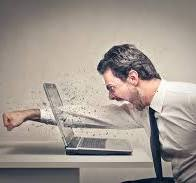
#> input picture Data/f.jpeg, 196 x 183 px, found by its file name
$ jupyter execute 'Pre-Processing Techniques using Scikit.ipynb'   (shell and % lines are left out)
#> lines starting #> are read from the running program, lines starting #| are printed output that depends on the picture
[cell 1]
print("Pre-Processing Techniques using Scikit: \n ML Algorithms/Models ONLY understands numbers, \n therefore there will be need to convert eg text to vectors of numbers ")

[cell 2]
import numpy as np
import pandas as pd
import seaborn as sns; sns.set(color_codes=True)
from mpl_toolkits.mplot3d import Axes3D
import matplotlib.pyplot as plt

### 1. StandardScaler
- The StandardScaler assumes your data is normally distributed within each feature and will scale them such that the distribution is now centred around 0, with a standard deviation of
- Calculate - Subtract mean of column & div by standard deviation
- If data is not normally distributed, this is not the best scaler to use.

[cell 3]
#Generating normally distributed data

df = pd.DataFrame({
    'x1': np.random.normal(0, 2, 10000),
    'x2': np.random.normal(5, 3, 10000),
    'x3': np.random.normal(-5, 5, 10000)
})

[cell 4]
# plotting data - although in different scale

df.plot.kde()
plt.show()
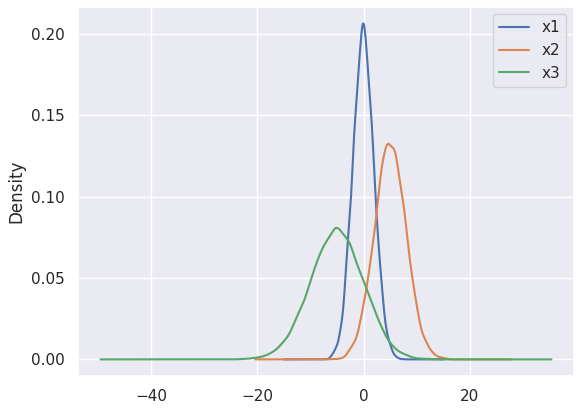
#> figure drawn by matplotlib, 1 panel; curve peaks at x = -0.0441, y = 0.206; curve peaks at x = 4.67, y = 0.132; curve peaks at x = -5.07, y = 0.0808

[cell 5]
from sklearn.preprocessing import StandardScaler
standardscaler = StandardScaler()

#Plots data of different scale to same scale data

[cell 6]
data_tf = standardscaler.fit_transform(df)

[cell 7]
df = pd.DataFrame(data_tf, columns=['x1','x2','x3'])

[cell 8]
df.plot.kde()
plt.show()
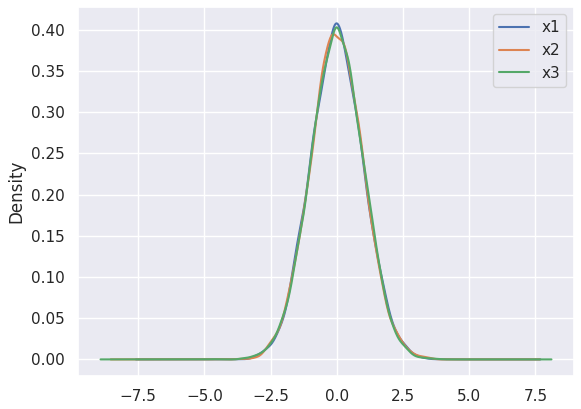
#> figure drawn by matplotlib, 1 panel; curve peaks at x = -0.00368, y = 0.408; curve peaks at x = -0.122, y = 0.395; curve peaks at x = -0.00893, y = 0.403

#StandardScaler now Plots data in same scale

### 2. 3. MinMaxScaler
- One of the most popular
- Calculate - Subtract min of column & div by difference between max & min
- Data shifts between 0 & 1
- If distribution not suitable for StandardScaler, this scaler works out.
Sensitive to outliers

[cell 9]
df = pd.DataFrame({
    # positive skew
    'x1': np.random.chisquare(8, 1000),
    # negative skew
    'x2': np.random.beta(8, 2, 1000) * 40,
    # no skew
    'x3': np.random.normal(50, 3, 1000)
})

[cell 10]
df.plot.kde()
plt.show()
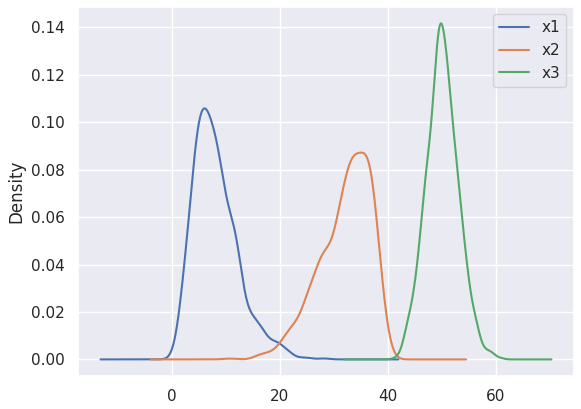
#> figure drawn by matplotlib, 1 panel; curve peaks at x = 6.04, y = 0.106; curve peaks at x = 35.05, y = 0.0872; curve peaks at x = 49.85, y = 0.142

[cell 11]
from sklearn.preprocessing import MinMaxScaler

[cell 12]
minmax = MinMaxScaler()
data_tf = minmax.fit_transform(df)

[cell 13]
df = pd.DataFrame(data_tf,columns=['x1','x2','x3'])
df.plot.kde()
plt.show()
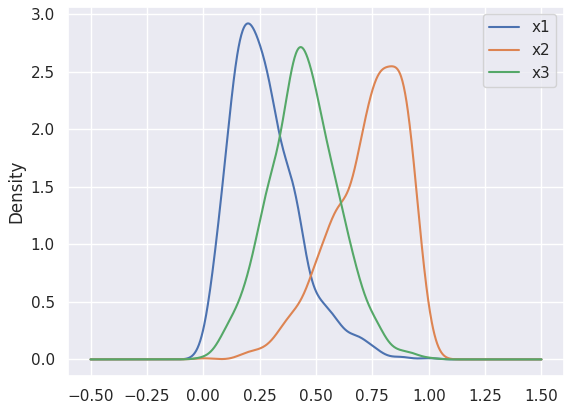
#> figure drawn by matplotlib, 1 panel; curve peaks at x = 0.199, y = 2.92; curve peaks at x = 0.835, y = 2.55; curve peaks at x = 0.433, y = 2.71

#MinMaxScaler now Plots data in same scale

### 3. Robust Scaler
- Suited for data with outliers
- Calculate by subtracting 1st-quartile & div by difference between 3rd-quartile & 1st-quartile

[cell 14]
df = pd.DataFrame({
    # Distribution with lower outliers
    'x1': np.concatenate([np.random.normal(20, 1, 1000), np.random.normal(1, 1, 25)]),
    # Distribution with higher outliers
    'x2': np.concatenate([np.random.normal(30, 1, 1000), np.random.normal(50, 1, 25)]),
})

[cell 15]
df.plot.kde()
plt.show()
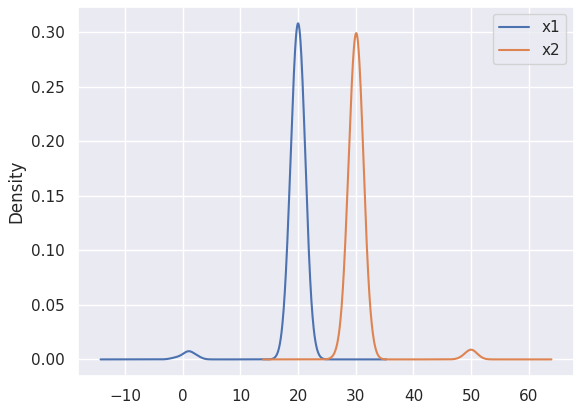
#> figure drawn by matplotlib, 1 panel; curve peaks at x = 20.01, y = 0.308; curve peaks at x = 30.05, y = 0.299

[cell 16]
from sklearn.preprocessing import RobustScaler
robustscaler = RobustScaler()

[cell 17]
data_tf = robustscaler.fit_transform(df)
df = pd.DataFrame(data_tf, columns=['x1','x2'])

[cell 18]
df.plot.kde()
plt.show()
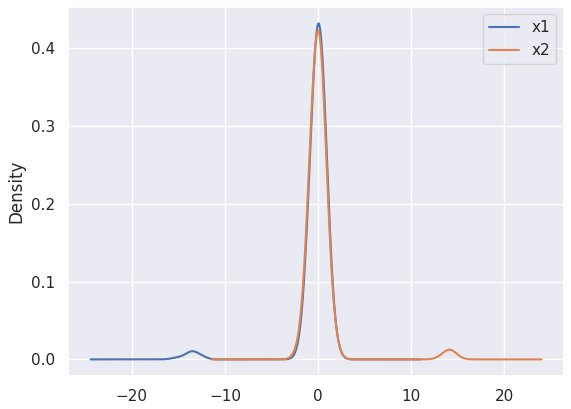
#> figure drawn by matplotlib, 1 panel; curve peaks at x = 0.0556, y = 0.431; curve peaks at x = -0.0278, y = 0.423

#same scale by robustscaler

### 4. Normalizer
- Each parameter value is obtained by dividing by magnitude
* Centralizes data to origin

[cell 19]
df = pd.DataFrame({
    'x1': np.random.randint(-100, 100, 1000).astype(float),
    'y1': np.random.randint(-80, 80, 1000).astype(float),
    'z1': np.random.randint(-150, 150, 1000).astype(float),
})

[cell 20]
fig = plt.figure()
ax = plt.axes(projection='3d')
ax.scatter3D(df.x1, df.y1, df.z1)

plt.show()
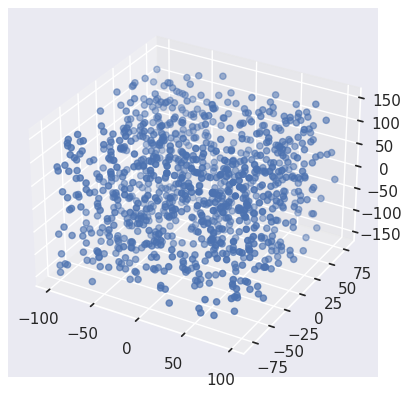
#> figure drawn by matplotlib, 1 panel

[cell 21]
from sklearn.preprocessing import Normalizer

[cell 22]
normalizer = Normalizer()
data_tf = normalizer.fit_transform(df)

[cell 23]
df = pd.DataFrame(data_tf, columns=['x1','y1','z1'])

[cell 24]
ax = plt.axes(projection='3d')
ax.scatter3D(df.x1, df.y1, df.z1)
plt.show()
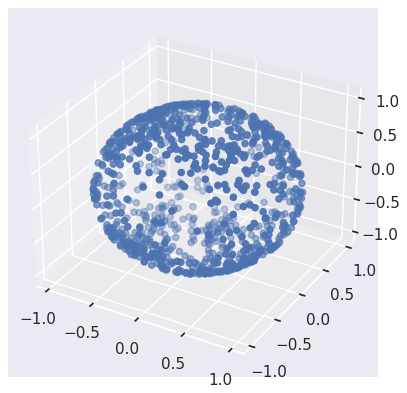
#> figure drawn by matplotlib, 1 panel

#cetralize data to a unique distance from the origin

### 5. Binarization
- Thresholding numerical values to binary values ( 0 or 1 )
- A few learning algorithms assume data to be in Bernoulli distribution - Bernoulli's Naive Bayes

[cell 25]
X = np.array([[ 1., -1.,  2.],
              [ 2.,  0.,  0.],
              [ 0.,  1., -1.]])

[cell 26]
from sklearn.preprocessing import Binarizer
binarizer = Binarizer()

[cell 27]
data_tf = binarizer.fit_transform(X)

[cell 28]
data_tf

### 6. Encoding Categorical Values
#### Encoding Ordinal Values
- Ordinal Values - Low, Medium & High. Relationship between values
- LabelEncoding with right mapping

[cell 29]
df = pd.DataFrame({
    'Age':[33,44,22,44,55,22],
    'Income':['Low','Low','High','Medium','Medium','High']})

[cell 30]
df

[cell 31]
df.Income.map({'Low':1,'Medium':2,'High':3})

#### Encoding Nominal Values
- Nominal Values - Male, Female. No relationship between data
- One Hot Encoding for converting data into one-hot vector

[cell 32]
df = pd.DataFrame({
    'Age':[33,44,22,44,55,22],
    'Gender':['Male','Female','Male','Female','Male','Male']})

[cell 33]
df.Gender.unique()

[cell 34]
from sklearn.preprocessing import LabelEncoder,OneHotEncoder

[cell 35]
le = LabelEncoder()
df['gender_tf'] = le.fit_transform(df.Gender)

[cell 36]
df

[cell 37]
OneHotEncoder().fit_transform(df[['gender_tf']]).toarray()

### 7. Imputation
- Missing values cannot be processed by learning algorithms
- Imputers can be used to infer value of missing data from existing data

[cell 38]
df = pd.DataFrame({
    'A':[1,2,3,4,np.nan,7],
    'B':[3,4,1,np.nan,4,5]
})

[cell 39]
#from sklearn.preprocessing import Imputer
#imputer = SimpleImputer(strategy='mean', axis = 1)
#The Imputer class from sklearn.preprocessing has been deprecated and removed in Scikit-learn version 0.22. Instead, you should use the SimpleImputer class from sklearn.impute

from sklearn.impute import SimpleImputer
imputer = SimpleImputer(strategy='mean')

[cell 40]
imputer.fit_transform(df)

### 8. Polynomial Features
- Deriving non-linear feature by coverting data into higher degree
- Used with linear regression to learn model of higher degree

[cell 41]
df = pd.DataFrame({'A':[1,2,3,4,5], 'B':[2,3,4,5,6]})
df

[cell 42]
from sklearn.preprocessing import PolynomialFeatures
pol = PolynomialFeatures(degree=2)

[cell 43]
pol.fit_transform(df)

### 9.  Custom Transformer
- Often, you will want to convert an existing Python function into a transformer to assist in data cleaning or processing.
- FunctionTransformer is used to create one Transformer
- validate = False, is required for string columns

[cell 44]
from sklearn.preprocessing import FunctionTransformer

[cell 45]
def mapping(x):
    x['Age'] = x['Age']+2
    x['Counter'] = x['Counter'] * 2
    return x

[cell 46]
customtransformer = FunctionTransformer(mapping, validate=False)

[cell 47]
df = pd.DataFrame({
    'Age':[33,44,22,44,55,22],
    'Counter':[3,4,2,4,5,2],
     })
df

[cell 48]
customtransformer.transform(df)

## Text Processing
- Perhaps one of the most common information
- Learning algorithms don't understand text but only numbers
- Below menthods convert text to numbers

### 1. CountVectorizer
- Each column represents one word, count refers to frequency of the word
- Sequence of words are not maintained
* ### Hyperparameters
- n_grams - Number of words considered for each column
- stop_words - words not considered
- vocabulary - only words considered

[cell 49]
corpus = [
     'This is the first document awesome food.',
     'This is the second second document.',
     'And the third one the is mission impossible.',
     'Is this the first document?',
]
df = pd.DataFrame({'Text':corpus})
df

[cell 50]
from sklearn.feature_extraction.text import CountVectorizer
cv = CountVectorizer()
# CountVectorizer finds the frequency of each word then creates a vocubulary(unique word)
#then assigns one column for each word

[cell 51]
cv.fit_transform(df.Text).toarray()

[cell 52]
#creates a vocubulary(unique word) then assigns one column for each word
cv.vocabulary_

[cell 53]
cv = CountVectorizer(stop_words=['the','is'])
cv.fit_transform(df.Text).toarray()

[cell 54]
cv.vocabulary_

[cell 55]
cv = CountVectorizer(vocabulary=['mission','food','second'])
cv.fit_transform(df.Text).toarray()

[cell 56]
#cv = CountVectorizer(ngram_range=[1,2]) #wrong use () for a tuple not [] for list
cv = CountVectorizer(ngram_range= (1,2))
cv.fit_transform(df.Text).toarray()

#n-gram depicts or acknowledges two words in a statement, 'not good(-ve),' & 'good(+ve)'
#are two statement with same word good
#but different meaning, so to recognize that, n-gram concept comes into play

[cell 57]
cv.vocabulary_

### 2. TfIdfVectorizer
- Words occuring more frequently in a doc versus entire corpus is considered more important
- The importance is in scale of 0 & 1

[cell 58]
from sklearn.feature_extraction.text import TfidfVectorizer
vectorizer = TfidfVectorizer(stop_words='english')

[cell 59]
vectorizer.fit_transform(df.Text).toarray()

[cell 60]
#vectorizer.get_feature_names() #wrong
#The TfidfVectorizer in Scikit-learn no longer has the get_feature_names method as of version 1.0. Instead,
#you should use the get_feature_names_out method to retrieve the feature names.

vectorizer.get_feature_names_out()

### 3.  HashingVectorizer
- All above techniques converts data into table where each word is converted to column
- Learning on data with lakhs of columns is difficult to process
- HashingVectorizer is an useful technique for out-of-core learning
- Multiple words are hashed to limited column
- Limitation - Hashed value to word mapping is not possible

[cell 61]
from sklearn.feature_extraction.text import HashingVectorizer
hv = HashingVectorizer(n_features=5)

[cell 62]
hv.fit_transform(df.Text).toarray()

## Image Processing using skimage
- skimage doesn't come with anaconda. install with 'pip install skimage'
- Images should be converted from 0-255 scale to 0-1 scale.
- skimage takes image path & returns numpy array
- images consist of 3 dimension

[cell 63]
from skimage.io import imread,imshow

[cell 64]
image = imread('C:/your_path/f.JPEG')
#> image is the input picture: shape (183, 196, 3); mean R, G, B 161.4, 151.7, 143.8

[cell 65]
image.shape
#> Out = (183, 196, 3)

[cell 66]
image[0]
#> Out = 196 rows, first 8: [85, 84, 82], [85, 84, 82], [86, 85, 83], [87, 86, 84], [90, 86, 85], [90, 86, 85], [91, 87, 86], [91, 87, 86]

[cell 67]
imshow(image)
plt.show()

[cell 68]
from skimage.color import rgb2gray

[cell 69]
rgb2gray(image).shape
#> Out = (183, 196)

[cell 70]
imshow(rgb2gray(image)) #black and white
plt.show()
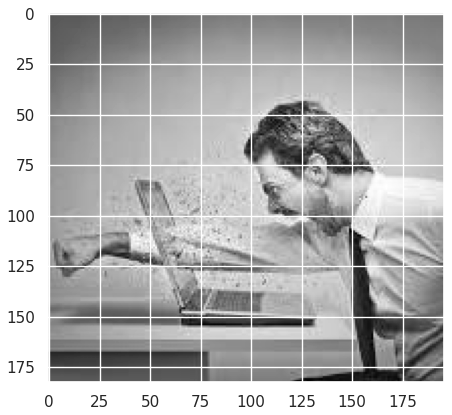
#> figure drawn by matplotlib, 1 panel

[cell 71]
from skimage.transform import resize

[cell 72]
#resiize your image to your preference
imshow(resize(image, (200,200)))

plt.show()
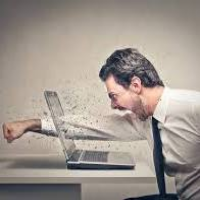
#> shown: shape (200, 200, 3) float64; mean R, G, B 0.633, 0.595, 0.564
